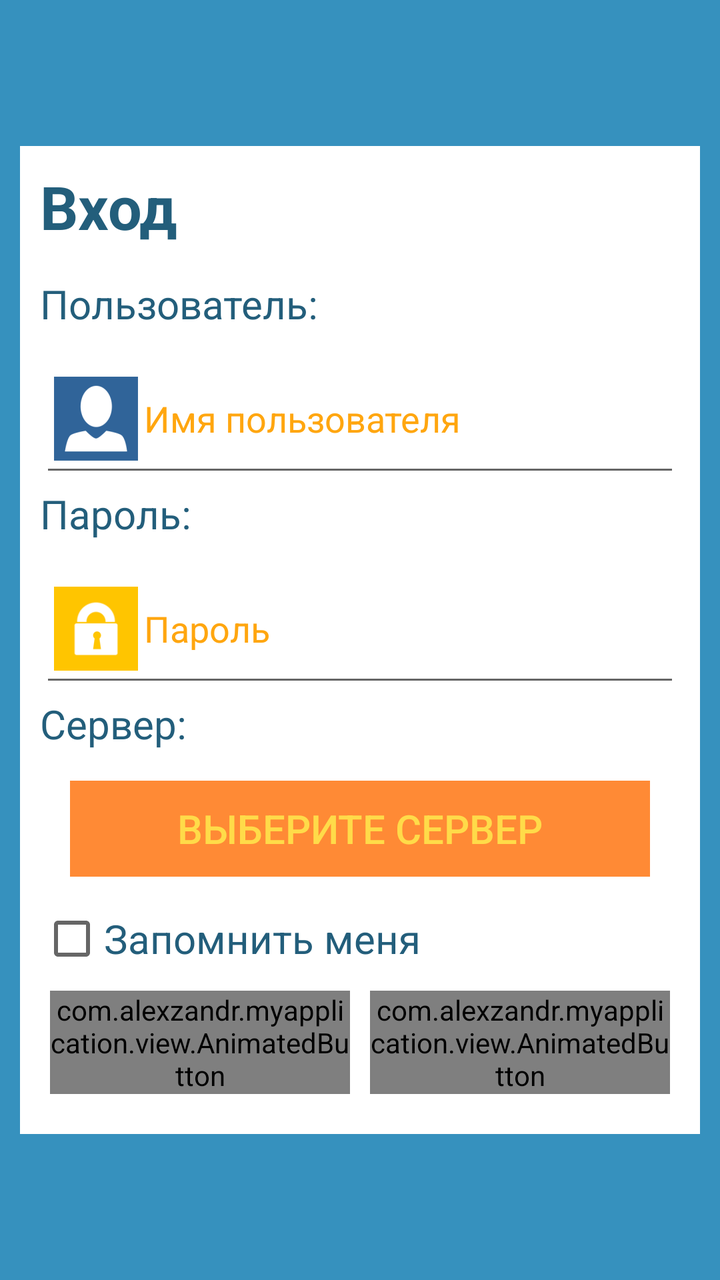
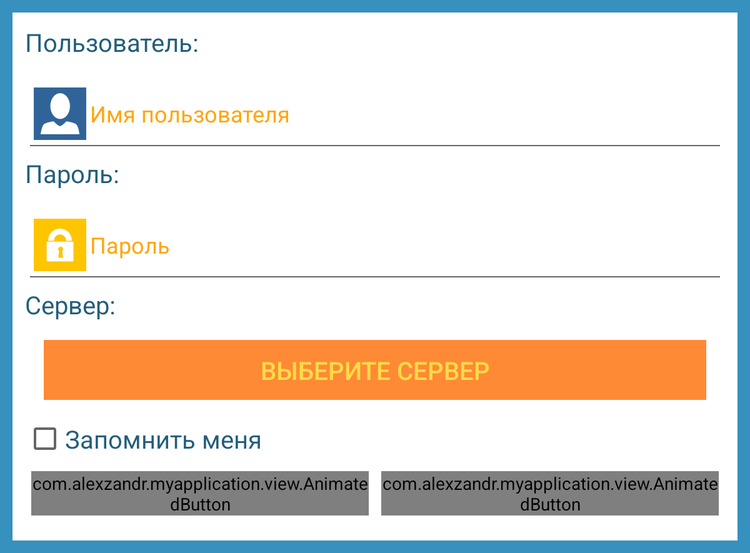

An Android layout and its configuration variant, each rendered on a device that would load it. The default file and the variant file are quoted in full after the pictures.
<!-- AndroidManifest.xml: application theme AppTheme -->
<!-- res/layout/dialog_login.xml -->
<RelativeLayout
    xmlns:android="http://schemas.android.com/apk/res/android"
    xmlns:tools="http://schemas.android.com/tools"
    android:layout_width="match_parent"
    android:layout_height="match_parent"
    android:paddingLeft="@dimen/activity_horizontal_margin"
    android:paddingRight="@dimen/activity_horizontal_margin"
    android:paddingTop="@dimen/activity_vertical_margin"
    android:paddingBottom="@dimen/activity_vertical_margin"
    android:background="@color/background_blue"
    android:focusableInTouchMode="true"
    tools:context="com.alexzandr.myapplication.fragment.dialog.LoginDialog"
    android:gravity="center">

    <LinearLayout
        android:layout_width="match_parent"
        android:layout_height="wrap_content"
        android:orientation="vertical"
        android:background="@color/background_white"
        android:layout_gravity="center"
        android:paddingLeft="@dimen/activity_horizontal_margin"
        android:paddingRight="@dimen/activity_horizontal_margin"
        android:paddingTop="@dimen/activity_vertical_margin"
        android:paddingBottom="@dimen/activity_vertical_margin"
        android:id="@+id/login_layout">

        <TextView
            android:layout_width="wrap_content"
            android:layout_height="wrap_content"
            android:text="@string/login_textEnter"
            android:id="@+id/login_textEnter"
            android:textSize="30sp"
            android:textColor="@color/text_blue"
            android:textStyle="bold"
            android:paddingBottom="15dp" />

        <TextView
            android:layout_width="match_parent"
            android:layout_height="wrap_content"
            android:text="@string/login_textUser"
            android:textSize="20sp"
            android:id="@+id/login_textUser"
            android:textColor="@color/text_blue"
            android:paddingBottom="10dp"/>

        <EditText
            android:layout_width="match_parent"
            android:layout_height="wrap_content"
            android:inputType="textPersonName"
            android:hint="@string/login_editUser_hint"
            android:ems="10"
            android:id="@+id/login_editUser"
            android:imeActionLabel="Готово"
            android:textColor="@color/text_blue"
            android:textColorHint="@color/main_EditHint_Default"
            android:drawableStart="@mipmap/ic_user"
            android:selectAllOnFocus="true"
            android:paddingBottom="10dp"/>

        <TextView
            android:layout_width="match_parent"
            android:layout_height="wrap_content"
            android:text="@string/login_textPassword"
            android:textSize="20sp"
            android:id="@+id/login_textPassword"
            android:textColor="@color/text_blue"
            android:paddingBottom="10dp"/>

        <EditText
            android:layout_width="match_parent"
            android:layout_height="wrap_content"
            android:inputType="textPassword"
            android:hint="@string/login_editPassword_hint"
            android:ems="10"
            android:id="@+id/login_editPassword"
            android:imeActionLabel="Готово"
            android:textColor="@color/text_blue"
            android:textColorHint="@color/main_EditHint_Default"
            android:drawableStart="@mipmap/ic_password"
            android:selectAllOnFocus="true"
            android:paddingBottom="10dp" />

        <TextView
            android:layout_width="match_parent"
            android:layout_height="wrap_content"
            android:text="@string/login_textServer"
            android:textSize="20sp"
            android:id="@+id/login_textServer"
            android:textColor="@color/text_blue"/>

        <LinearLayout
            xmlns:android="http://schemas.android.com/apk/res/android"
            android:layout_width="match_parent"
            android:layout_height="wrap_content"
            android:orientation="horizontal"
            android:padding="@dimen/mainMenu_buttonSpacing_bottom"
            android:background="@color/background_white"
            android:clickable="true">
            <Button
                android:layout_width="match_parent"
                android:layout_height="wrap_content"
                android:background="@color/background_server"
                android:text="@string/serverName_default"
                android:textSize="20sp"
                android:id="@+id/login_buttonChoice"
                android:textColor="@color/login_buttonServer"
                android:gravity="center"/>
        </LinearLayout>

        <CheckBox
            android:layout_width="wrap_content"
            android:layout_height="wrap_content"
            android:textSize="20sp"
            android:text="@string/login_textRemember"
            android:textColor="@color/text_blue"
            android:id="@+id/login_checkBox_remember"/>

        <LinearLayout
            android:orientation="horizontal"
            android:layout_width="match_parent"
            android:layout_height="wrap_content"
            android:paddingBottom="10dp"
            android:paddingTop="10dp">

            <com.alexzandr.myapplication.view.AnimatedButton
                android:text="@string/login_buttonCancel"
                android:id="@+id/login_buttonCancel"
                style="@style/buttonStyle"/>

            <com.alexzandr.myapplication.view.AnimatedButton
                android:text="@string/login_buttonOk"
                android:id="@+id/login_buttonOk"
                style="@style/buttonStyle"/>

        </LinearLayout>

    </LinearLayout>
</RelativeLayout>
<!-- resources referenced by this layout -->
<resources>
  <color name="background_blue">#3691BE</color>
  <color name="background_server">#ffff8a35</color>
  <color name="background_white">#fff</color>
  <color name="login_buttonServer">#ffffdb49</color>
  <color name="main_EditHint_Default">#f0ffa000</color>
  <color name="text_blue">#235E7B</color>
  <dimen name="activity_horizontal_margin">10dp</dimen>
  <dimen name="activity_vertical_margin">10dp</dimen>
  <dimen name="mainMenu_buttonSpacing_bottom">15dp</dimen>
  <!-- mipmap ic_password: png bitmap (mipmap-hdpi, 1017 bytes) -->
  <!-- mipmap ic_user: png bitmap (mipmap-hdpi, 1006 bytes) -->
  <string name="login_buttonCancel">Выход</string>
  <string name="login_buttonOk">Войти</string>
  <string name="login_editPassword_hint">Пароль</string>
  <string name="login_editUser_hint">Имя пользователя</string>
  <string name="login_textEnter">Вход</string>
  <string name="login_textPassword">Пароль:</string>
  <string name="login_textRemember">Запомнить меня</string>
  <string name="login_textServer">Сервер:</string>
  <string name="login_textUser">Пользователь:</string>
  <string name="serverName_default">Выберите сервер</string>
  <style name="buttonStyle">
          <item name="android:layout_width">match_parent</item>
          <item name="android:layout_height">wrap_content</item>
          <item name="android:layout_gravity">center</item>
          <item name="android:layout_weight">1</item>
          <item name="android:layout_marginLeft">5dp</item>
          <item name="android:layout_marginRight">5dp</item>
          <item name="android:background">@color/background_blue</item>
          <item name="android:textSize">@dimen/button_text_size</item>
          <item name="android:gravity">center</item>
          <item name="android:textColor">@color/text_white</item>
          <item name="android:textAllCaps">false</item>
          <item name="android:focusable">true</item>
      </style>
  <style name="AppTheme" parent="Theme.AppCompat.Light.DarkActionBar">
          
      </style>
  <dimen name="button_text_size">25sp</dimen>
  <color name="text_white">#fff</color>
</resources>
<!-- res/layout-sw600dp/dialog_login.xml (the repository's variant of the layout above) -->
<!-- drawn on a 7-inch tablet held upright -->
<RelativeLayout
    xmlns:android="http://schemas.android.com/apk/res/android"
    xmlns:tools="http://schemas.android.com/tools"
    android:layout_width="match_parent"
    android:layout_height="wrap_content"
    android:paddingLeft="@dimen/activity_horizontal_margin"
    android:paddingRight="@dimen/activity_horizontal_margin"
    android:paddingTop="@dimen/activity_vertical_margin"
    android:paddingBottom="@dimen/activity_vertical_margin"
    android:background="@color/background_blue"
    android:focusableInTouchMode="true"
    tools:context="com.alexzandr.myapplication.fragment.dialog.LoginDialog"
    android:gravity="center">

    <ScrollView
        android:layout_width="match_parent"
        android:layout_height="wrap_content">

        <LinearLayout
            android:layout_width="match_parent"
            android:layout_height="wrap_content"
            android:orientation="vertical"
            android:background="@color/background_white"
            android:layout_gravity="center"
            android:paddingLeft="@dimen/activity_horizontal_margin"
            android:paddingRight="@dimen/activity_horizontal_margin"
            android:paddingTop="@dimen/activity_vertical_margin"
            android:paddingBottom="@dimen/activity_vertical_margin"
            android:id="@+id/login_layout">

            <TextView
                android:layout_width="match_parent"
                android:layout_height="wrap_content"
                android:text="@string/login_textUser"
                android:textSize="20sp"
                android:id="@+id/login_textUser"
                android:textColor="@color/text_blue"
                android:paddingBottom="10dp"/>

            <EditText
                android:layout_width="match_parent"
                android:layout_height="wrap_content"
                android:inputType="textPersonName"
                android:hint="@string/login_editUser_hint"
                android:ems="10"
                android:id="@+id/login_editUser"
                android:imeActionLabel="Готово"
                android:textColor="@color/text_blue"
                android:textColorHint="@color/main_EditHint_Default"
                android:drawableStart="@mipmap/ic_user"
                android:selectAllOnFocus="true"
                android:paddingBottom="10dp"
                android:freezesText="true"/>

            <TextView
                android:layout_width="match_parent"
                android:layout_height="wrap_content"
                android:text="@string/login_textPassword"
                android:textSize="20sp"
                android:id="@+id/login_textPassword"
                android:textColor="@color/text_blue"
                android:paddingBottom="10dp"/>

            <EditText
                android:layout_width="match_parent"
                android:layout_height="wrap_content"
                android:inputType="textPassword"
                android:hint="@string/login_editPassword_hint"
                android:ems="10"
                android:id="@+id/login_editPassword"
                android:imeActionLabel="Готово"
                android:textColor="@color/text_blue"
                android:textColorHint="@color/main_EditHint_Default"
                android:drawableStart="@mipmap/ic_password"
                android:selectAllOnFocus="true"
                android:paddingBottom="10dp"
                android:freezesText="true"/>

            <TextView
                android:layout_width="match_parent"
                android:layout_height="wrap_content"
                android:text="@string/login_textServer"
                android:textSize="20sp"
                android:id="@+id/login_textServer"
                android:textColor="@color/text_blue"/>

            <LinearLayout
                xmlns:android="http://schemas.android.com/apk/res/android"
                android:layout_width="match_parent"
                android:layout_height="wrap_content"
                android:orientation="horizontal"
                android:padding="@dimen/mainMenu_buttonSpacing_bottom"
                android:background="@color/background_white"
                android:clickable="true">
                <Button
                    android:layout_width="match_parent"
                    android:layout_height="wrap_content"
                    android:background="@color/background_server"
                    android:text="@string/serverName_default"
                    android:textSize="20sp"
                    android:id="@+id/login_buttonChoice"
                    android:textColor="@color/login_buttonServer"
                    android:gravity="center"
                    android:freezesText="true"/>
            </LinearLayout>

            <CheckBox
                android:layout_width="wrap_content"
                android:layout_height="wrap_content"
                android:textSize="20sp"
                android:text="@string/login_textRemember"
                android:textColor="@color/text_blue"
                android:id="@+id/login_checkBox_remember"/>

            <LinearLayout
                android:orientation="horizontal"
                android:layout_width="match_parent"
                android:layout_height="wrap_content"
                android:paddingBottom="10dp"
                android:paddingTop="10dp">

                <com.alexzandr.myapplication.view.AnimatedButton
                    android:text="@string/login_buttonCancel"
                    android:id="@+id/login_buttonCancel"
                    style="@style/buttonStyle"/>

                <com.alexzandr.myapplication.view.AnimatedButton
                    android:text="@string/login_buttonOk"
                    android:id="@+id/login_buttonOk"
                    style="@style/buttonStyle"/>

            </LinearLayout>
        </LinearLayout>
    </ScrollView>
</RelativeLayout>
<!-- resources referenced by the variant -->
<!-- as a 7-inch tablet held upright resolves them -->
<resources>
  <color name="background_blue">#3691BE</color>
  <color name="background_server">#ffff8a35</color>
  <color name="background_white">#fff</color>
  <color name="login_buttonServer">#ffffdb49</color>
  <color name="main_EditHint_Default">#f0ffa000</color>
  <color name="text_blue">#235E7B</color>
  <dimen name="activity_horizontal_margin">10dp</dimen>
  <dimen name="activity_vertical_margin">10dp</dimen>
  <dimen name="mainMenu_buttonSpacing_bottom">15dp</dimen>
  <!-- mipmap ic_password: png bitmap (mipmap-hdpi, 1017 bytes) -->
  <!-- mipmap ic_user: png bitmap (mipmap-hdpi, 1006 bytes) -->
  <string name="login_buttonCancel">Выход</string>
  <string name="login_buttonOk">Войти</string>
  <string name="login_editPassword_hint">Пароль</string>
  <string name="login_editUser_hint">Имя пользователя</string>
  <string name="login_textPassword">Пароль:</string>
  <string name="login_textRemember">Запомнить меня</string>
  <string name="login_textServer">Сервер:</string>
  <string name="login_textUser">Пользователь:</string>
  <string name="serverName_default">Выберите сервер</string>
  <style name="buttonStyle">
          <item name="android:layout_width">match_parent</item>
          <item name="android:layout_height">wrap_content</item>
          <item name="android:layout_gravity">center</item>
          <item name="android:layout_weight">1</item>
          <item name="android:layout_marginLeft">5dp</item>
          <item name="android:layout_marginRight">5dp</item>
          <item name="android:background">@color/background_blue</item>
          <item name="android:textSize">@dimen/button_text_size</item>
          <item name="android:gravity">center</item>
          <item name="android:textColor">@color/text_white</item>
          <item name="android:textAllCaps">false</item>
          <item name="android:focusable">true</item>
      </style>
  <style name="AppTheme" parent="Theme.AppCompat.Light.DarkActionBar">
          
      </style>
  <dimen name="button_text_size">25sp</dimen>
  <color name="text_white">#fff</color>
</resources>
